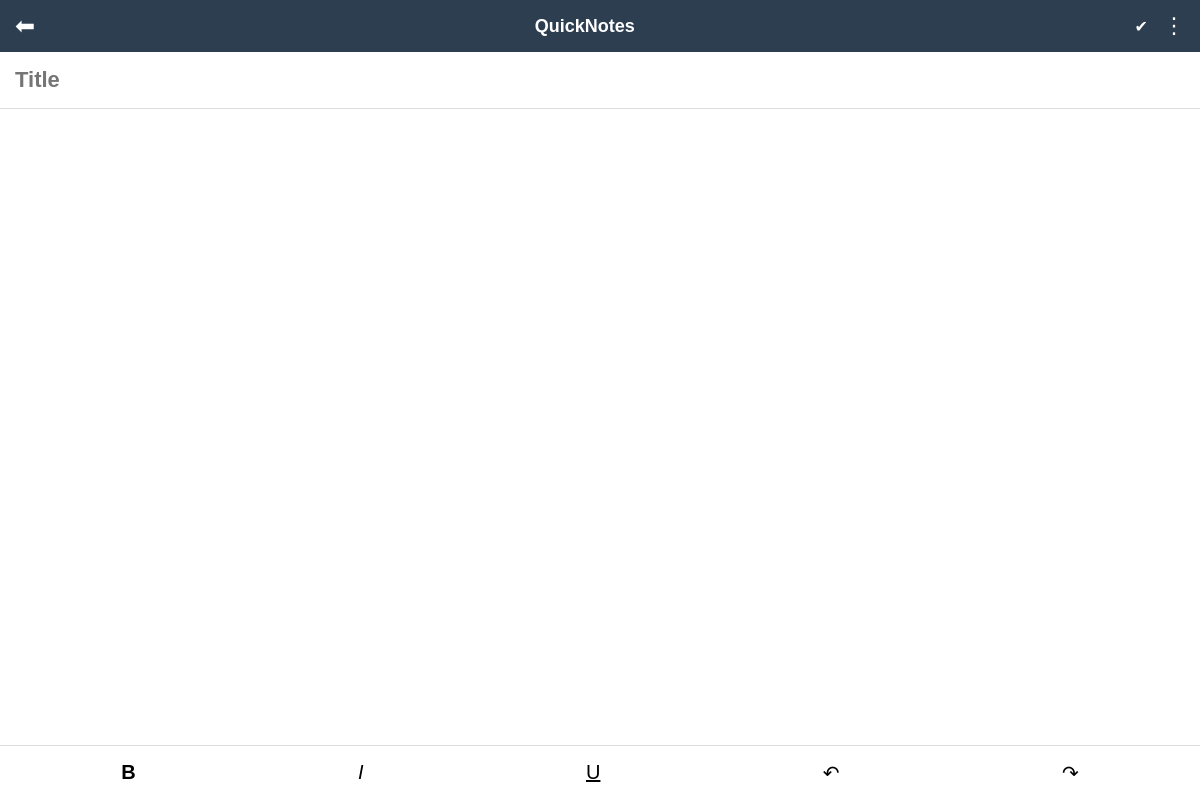
Page /update_note/8 (signed in) on the earlier database version.
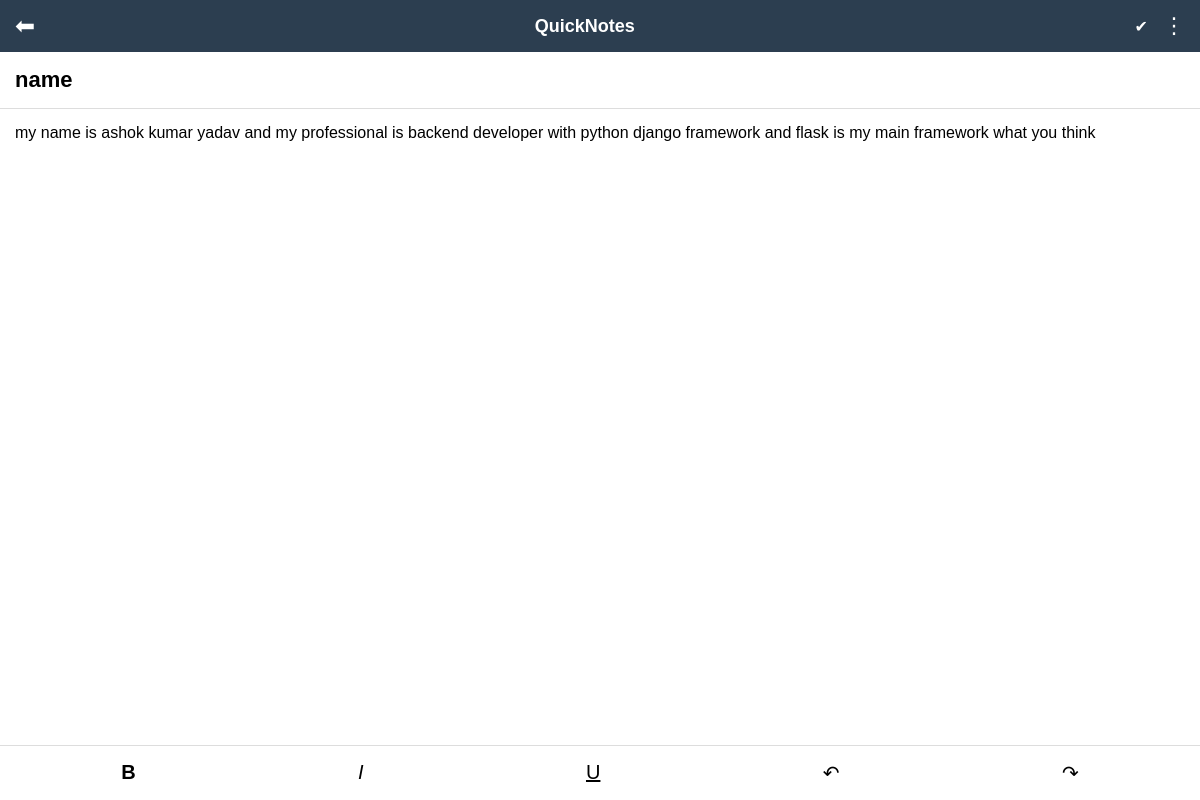
Same page on the later database version.
### tables this page shows
CREATE TABLE notebook(
        id INTEGER PRIMARY KEY AUTOINCREMENT,
        title TEXT,
        content TEXT,
        category TEXT,
        user_id INTEGER,
        created_at TEXT,
        is_deleted INTEGER DEFAULT 0,
        FOREIGN KEY(user_id) REFERENCES user(id)
    );

### renderapp.py (the view, shortened to what this page needs)
@app.route("/update_note/<int:note_id>", methods=["GET", "POST"])
@login_required
def update_note(note_id):
    db = get_db()
    note = db.execute(
        "SELECT * FROM notebook WHERE id=? AND user_id=?",
        (note_id, session["user_id"])
    ).fetchone()
    db.close()
    return render_template("update_note.html", note=note)

### renderapp.py (called while the page is built)
def get_db():
    conn = sqlite3.connect(DATABASE)
    conn.row_factory = sqlite3.Row
    return conn

def login_required(route_function):
    @wraps(route_function)
    def wrapper(*args, **kwargs):
        if "user_id" not in session:
            return redirect(url_for("login"))
        return route_function(*args, **kwargs)
    return wrapper

### templates/update_note.html (shortened to what this page needs)
<!DOCTYPE html>
<html>
<head>
</head>
<body>
<div class="header">
<div class="header-left" onclick="location.href='/'">
⬅
</div>
<div class="header-title">
QuickNotes
</div>
<div class="header-right">
<span id="saveIcon">✔</span>
<div style="cursor:pointer;font-size:22px" onclick="toggleMenu()">⋮</div>
</div>
</div>
<div class="editor">
<input
class="title"
id="title"
value="{{note.title}}"
placeholder="Title"
>
<div
class="content"
id="content"
contenteditable="true"
placeholder="Start writing..."
>
{{note.content | safe}}
</div>
</div>
<div class="toolbar">
<span onmousedown="event.preventDefault(); document.execCommand('bold')"><b>B</b></span>
<span onmousedown="event.preventDefault(); document.execCommand('italic')"><i>I</i></span>
<span onmousedown="event.preventDefault(); document.execCommand('underline')"><u>U</u></span>
<span onmousedown="event.preventDefault(); document.execCommand('undo')">↶</span>
<span onmousedown="event.preventDefault(); document.execCommand('redo')">↷</span>
</div>
</body>
</html>

Differences in the rows shown:
added notebook: title "name", content "my name is ashok kumar yadav and my professional is backend developer with python django framework and flask is my main framework what you think"
